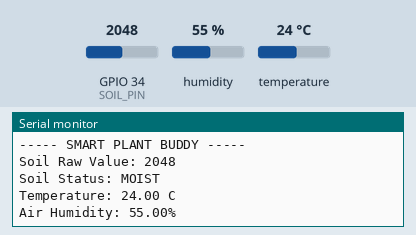
This sketch was run on a simulated ESP32. Parts: the last lines printed to the serial monitor. The test bench sets the inputs (shaded band); at power-on: GPIO 34 (SOIL_PIN) = 2048, humidity 55 %, temperature 24 °C.

Above: at 2.8 s.
2.9 s: GPIO 34 (SOIL_PIN) set to 2540
At 4.7 s:
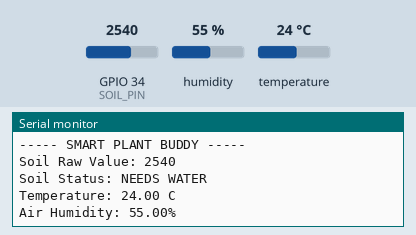
7.6 s: GPIO 34 (SOIL_PIN) set to 3240
At 8.7 s:
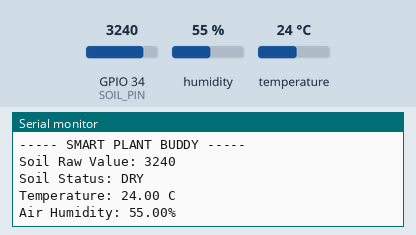
11.6 s: humidity set to 22 %
At 12.5 s:
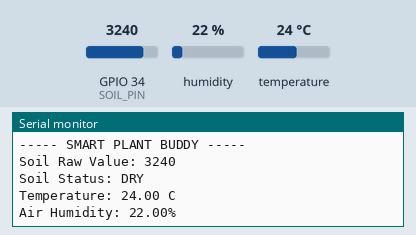
14.3 s: temperature set to 12 °C
At 16.8 s:
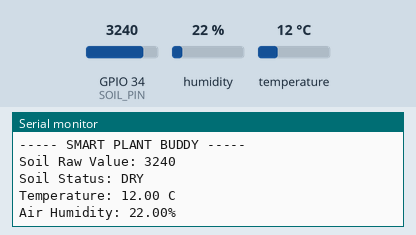
17.0 s: humidity set to 40 %
At 19.0 s:
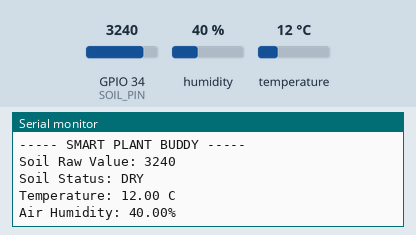
Timing chart, 0 to 20.5 s (numbered marks = the images above; inputs shaded):
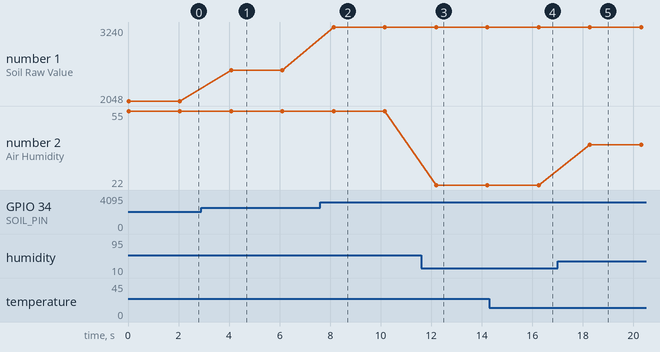

Measured:
- after the input at 2.9 s, the serial monitor: prints a new line after 1.2 s (image 1)
- after the input at 7.6 s, the serial monitor: prints a new line after 0.54 s (image 2)
- after the input at 11.6 s, the serial monitor: prints a new line after 0.59 s (image 3)
- after the input at 14.3 s, the serial monitor: prints a new line after 1.9 s (image 4)
- after the input at 17.0 s, the serial monitor: prints a new line after 1.3 s (image 5)
- plotted number 1: 2048 → 2540 after the input at 2.9 s, 2540 → 3240 after the input at 7.6 s
- plotted number 2: 55 → 22 after the input at 11.6 s, 22 → 40 after the input at 17.0 s

The sketch:

SmartPlantBuddy_Blynk.ino
```cpp
#include "DHT.h"

#define SOIL_PIN 34
#define DHT_PIN 4
#define DHT_TYPE DHT11

DHT dht(DHT_PIN, DHT_TYPE);

void readSensors() {
  int soilValue = analogRead(SOIL_PIN);

  float humidity = dht.readHumidity();
  float temperature = dht.readTemperature();

  Serial.println("\n----- SMART PLANT BUDDY -----");

  Serial.print("Soil Raw Value: ");
  Serial.println(soilValue);

  if (soilValue > 3200)
    Serial.println("Soil Status: DRY");
  else if (soilValue > 2500)
    Serial.println("Soil Status: NEEDS WATER");
  else
    Serial.println("Soil Status: MOIST");

  if (!isnan(humidity) && !isnan(temperature)) {
    Serial.print("Temperature: ");
    Serial.print(temperature);
    Serial.println(" C");

    Serial.print("Air Humidity: ");
    Serial.print(humidity);
    Serial.println("%");
  } else {
    Serial.println("DHT11 reading failed!");
  }
}

void setup() {
  Serial.begin(115200);
  dht.begin();
  Serial.println("Smart Plant Buddy Started!");
}

void loop() {
  readSensors();
  delay(2000);
}
```
